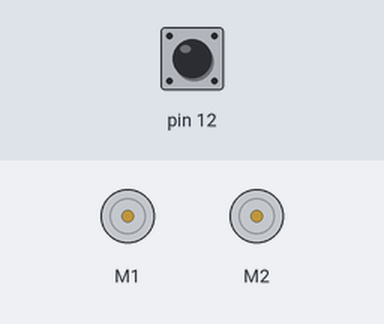
The sketch below on a simulated Arduino Uno, built with avr-gcc and run on an emulated ATmega328P. Parts: 2 × DC motor (green arrow = forward, orange = backward, longer = faster). Inputs (shaded band) come from the test bench; at power-on: pin 12 HIGH. What the sketch prints to the serial monitor is not drawn.

Above: at 0.8 s.
0.9 s: pin 12 pulled LOW for 0.15 s
At 1.7 s:
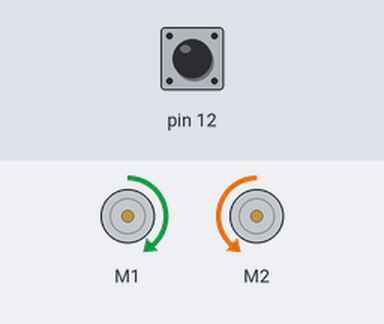
At 5.3 s:
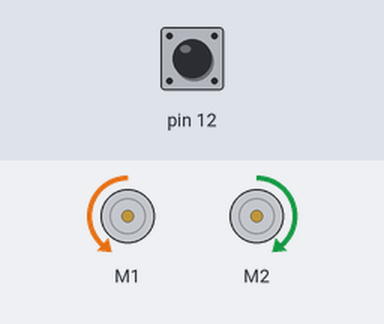
Timing chart, 0 to 11.6 s (numbered marks = the images above; inputs shaded):
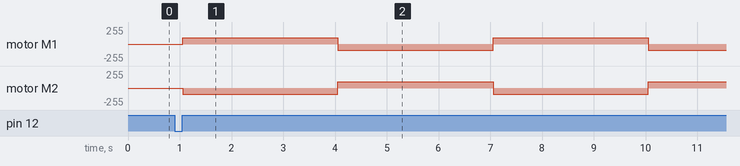

Measured:
- after the input at 0.9 s, motor M1, motor M2: alternates forward 95/255 for 3.0 s and backward 95/255 for 3.0 s, starting after 0.15 s

The sketch:

ea9_1_5.ino
```cpp
//演習9.1.5
#include <ZumoMotors.h>          //モータライブラリの読み込み
#include <Pushbutton.h>          //ボタンライブラリの読み込み

ZumoMotors motors;               //ZumoMotorsクラスのインスタンス生成
Pushbutton button(ZUMO_BUTTON);  //Pushbuttonクラスのインスタンスを生成

void setup() {
  button.waitForButton();        //ユーザボタンが押されるまで待機
  Serial.begin(9600);
}
void loop() {
  //1秒間，時計回りに回転
  Serial.write(0);               //0を送信
  motors.setLeftSpeed(150);
  motors.setRightSpeed(-150);
  delay(3000);
  //1秒間，反時計回りに回転
  Serial.write(1);               //1を送信
  motors.setLeftSpeed(-150);
  motors.setRightSpeed(150);
  delay(3000);
}
```
